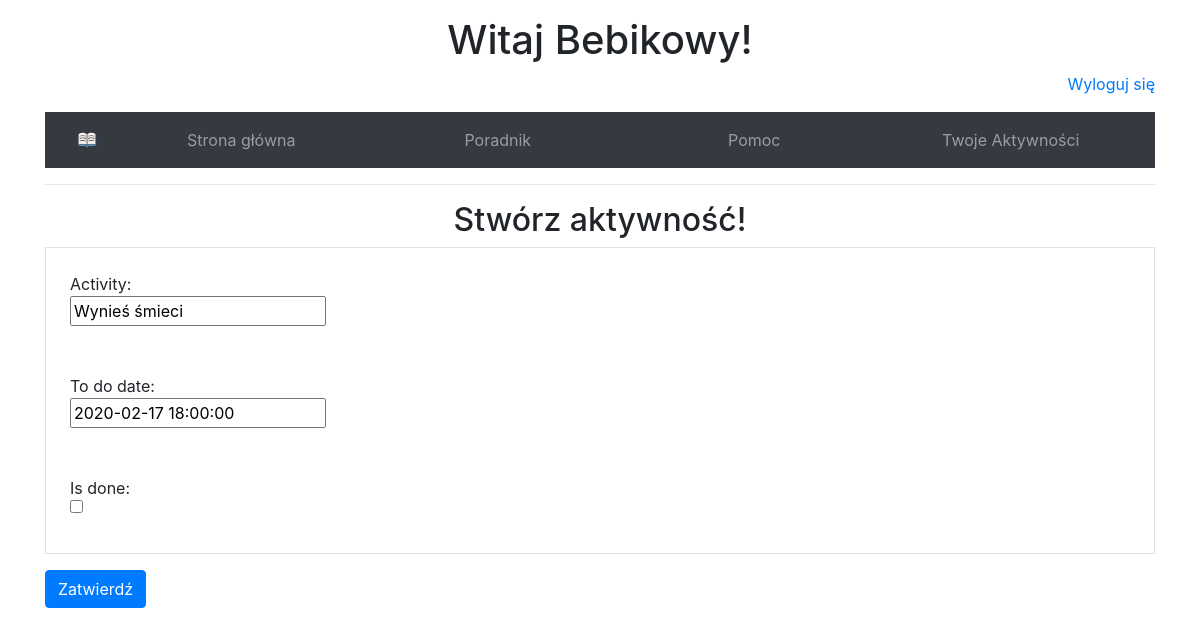
Screenshot of /activities/1/update/ (signed in) with the database file from the repository.
### users/models.py (models this page shows, shortened)
class User(AbstractBaseUser):
    email               = models.EmailField(max_length=80, unique=True)
    username            = models.CharField(max_length=30, unique=True)
    data_joined         = models.DateTimeField(verbose_name="data joined", auto_now_add=True)
    last_login          = models.DateTimeField(verbose_name="last login", auto_now=True)
    is_active           = models.BooleanField(default=True)
    is_staff            = models.BooleanField(default=False)
    is_admin            = models.BooleanField(default=False)
    is_superuser        = models.BooleanField(default=False)
    USERNAME_FIELD = 'email'
    REQUIRED_FIELDS = ['username']
    objects = UserManager()

### activities/models.py (models this page shows, shortened)
class Activity(models.Model):
    activity    = models.CharField(max_length=50)
    to_do_date  = models.DateTimeField()
    is_done     = models.BooleanField(default= False, blank=True)
    user        = models.ForeignKey(settings.AUTH_USER_MODEL, on_delete=models.CASCADE)

### activities/views.py (the view, shortened to what this page needs)
# urls.py: path('<int:pk>/update/', ActivityUpdateView.as_view(), name='activity-update'),
class ActivityUpdateView(LoginRequiredMixin, UserPassesTestMixin, UpdateView):
    model = Activity
    template_name = 'activity_form.html'
    fields = ['activity', 'to_do_date', 'is_done']
    def test_func(self):
        activity = self.get_object()
        return self.request.user == activity.user

### activities/templates/activity_form.html (shortened to what this page needs)
{% extends 'base.html' %}
{% load crispy_forms_tags %}
{% block content %}
  <h2 id="login_header">Stwórz aktywność!</h2>
  <div class="content-section">
    <form method="post">
      <div class="border">
        <div class='ml-4 mb-3'>
          {% for field in form %}
            <br>
            {{ field.label }}:
            <br>
            {{ field }}
            <br>
            <br>
          {% endfor %}
        </div>
      </div>
      <button type="submit" class="btn btn-primary mt-3">Zatwierdź</button>
    </form>
  </div>
{% endblock %}

### users/templates/base.html (shortened to what this page needs)
{% load static %}
{% load bootstrap4 %}
{% bootstrap_css %}
<!DOCTYPE html>
<html lang="en">
  <head>
    <link rel="stylesheet" href="{% static 'users/style.css' %}">
    <link rel="stylesheet" href="{% static 'css/fontello.css' %}">
  </head>
  <body>
    <div class="container">
      <div class="mt-3">
        <header>
          {% if not user.is_authenticated %}
            <h1 id="login-try">Spróbuj się zalogować!</h1>
          {% else %}
            <h1 id="login-try">Witaj {{ user.username }}!</h1>
          {% endif %}
          {% if user.is_authenticated %}
          <p class="login_menu">
            <a href="{% url 'logout' %}">Wyloguj się</a>
          </p>
          {% else %}
          <p class="login_menu">
            <a href="{% url 'login' %}">Zaloguj się</a> / <a href="{% url 'signup' %}">Zarejestruj się</a>
          </p>
          {% endif %}
          <nav class="navbar navbar-dark nav-justified bg-dark">
            <a class="navbar-brand ml-3" href="{% url 'home' %}">
              <img src="{% static 'icon1.png' %}" alt="Rysuneczek" width=20px height=20px>
            </a>
            <ul class="navbar-nav">
              <li class="nav-item">
                <a class="nav-link" href="{% url 'home' %}">Strona główna</a>
              </li>
              <li class="nav-item">
                <a class="nav-link" href="#">Poradnik</a>
              </li>
              <li class="nav-item">
                <a class="nav-link" href="#">Pomoc</a>
              </li>
              <li class="nav-item">
                <a class="nav-link" href="{% url 'activity' %}">Twoje Aktywności</a>
              </li>
            </ul>
          </nav>
          <hr>
        </header>
        <main>
          {% block content %}
          {% endblock %}
        </main>
      </div>
    </div>
  </body>
</html>

### users/static/users/style.css (style rules this page uses)
body { margin: 0; }
#login-try { text-align: center; }
.login_menu { text-align: right; }
#login_header { text-align: center; }
.navbar-nav { display: contents; }

### rows the page displays
User: username "Bebikowy"
Activity: form "Wynieś śmieci" "2020-02-17 18:00:00"

### other values shown
{{ field.label }} "Activity" "To do date" "Is done"
